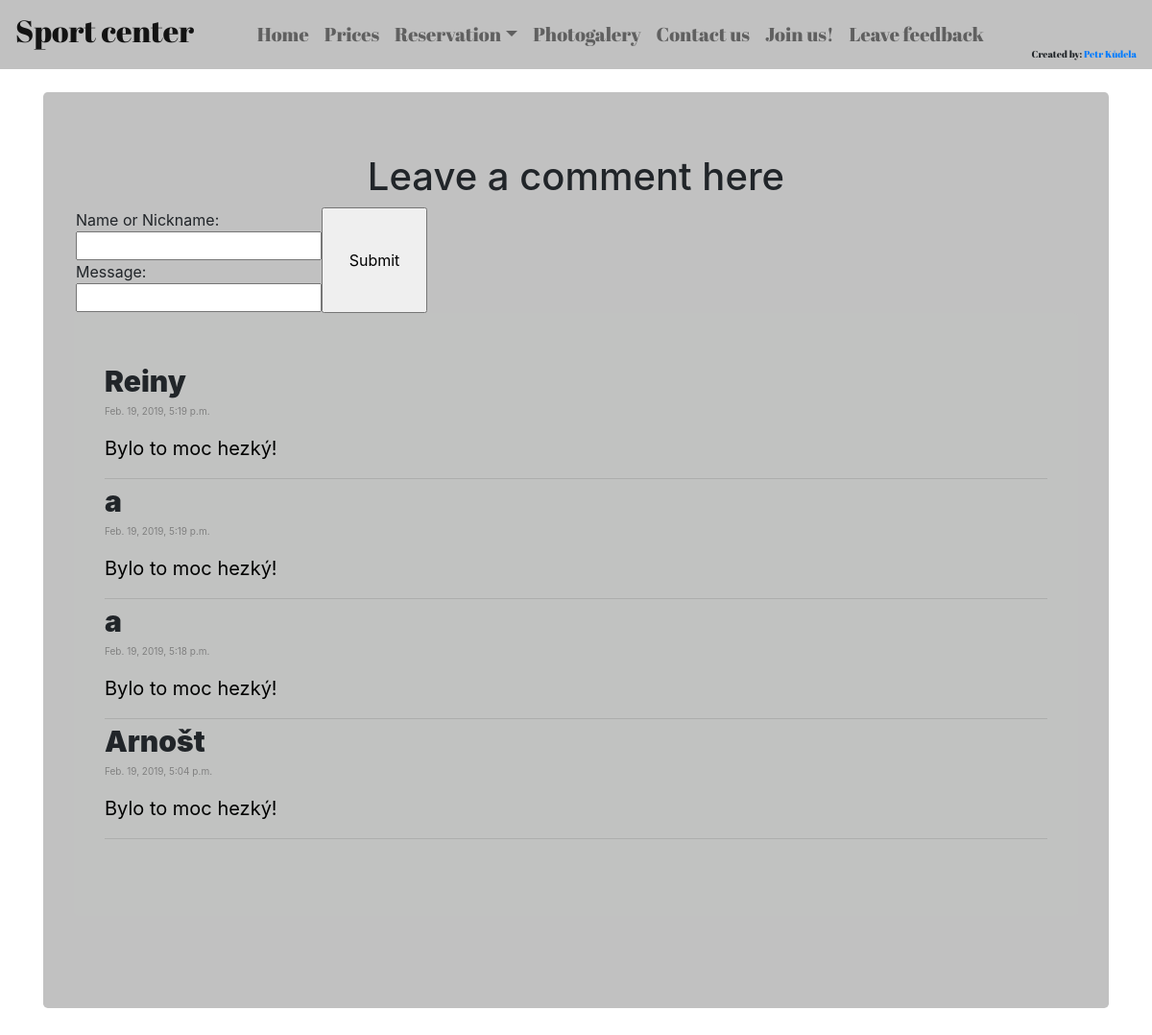
The page /feedback/ on the database its author committed.
### club/models.py (models this page shows, shortened)
class PostList(models.Model):
    name = models.CharField(max_length=30)
    post_created = models.DateTimeField(default = datetime.now, blank=None)# datetime.now() is startservertime , datetime.now() = current
    text = models.CharField(max_length=300)

### club/views.py (the view, shortened to what this page needs)
# urls.py: path('feedback/',FeedBackView.as_view(),name = 'feedback'),
class FeedBackView(ListView,FormView):
    template_name = 'feedback.html'
    model = PostList
    context_object_name = 'PostList'
    queryset = PostList.objects.order_by('-post_created')
    paginate_by = 20
    form_class = PostForm
    success_url = reverse_lazy('feedback')

### club/forms.py
class PostForm(ModelForm):
    class Meta:
        model = PostList
        fields = ['name','text']
        labels = {'name':'Name or Nickname:',
                'text': 'Message:'
        }

### club/templates/feedback.html (shortened to what this page needs)
<!DOCTYPE html>
{% extends 'base.html' %}
{% block content %}
<div class="jumbotron" style=background-color:#c1c1c1; >
<h1>Leave a comment here</h1>
<table>
<form  method="post">
    <th>
      <td style= "padding:0px 0px;border: solid 0px;text-align: left;">
      {{ form.name.label }}<br>
      {{ form.name }} <br>
      {{form.text.label}} <br>
      {{form.text}}
      </td>
      <td style="border:solid 0px;padding:0px 0px">
        <input type="submit" value="Submit" style="height:110px;width:110px;">
      </td>
</table>
<div class="jumbotron" style=background-color:#c1c2c1;>
  {% for post in PostList %}
    <p class ='post_name'>{{post.name}}</p>
    <p class = 'post_created'>{{post.post_created}}</p>
    <p class ='post_text'>{{post.text}}</p>
    <hr>
    {% empty %}
    <h3>There are no feedbacks yet</h3>
  {% endfor %}
</div>
{% endblock %}

### club/static/css/club.css (style rules this page uses)
body { background-image: url("/static/images/uvod.jpg"); background-size: cover; background-repeat: no-repeat; background-position: top; -webkit-background-size: cover; -moz-background-size: cover; -o-background-size: cover; }
h1 { text-align: center; }
.post_name { font-size: 30px; font-weight: 900; line-height: 50%; }
.post_created { font-size: 10px; color: grey; }
.post_text { font-size: 20px; color: black; word-wrap: break-word; }
td { text-align: center; border: 2px solid black; height: 30px; min-width: 50px; }

### rows shown on the page
PostList: name "Reiny", post_created "Feb. 19, 2019, 5:19 p.m.", text "Bylo to moc hezký!"
PostList: name "a", post_created "Feb. 19, 2019, 5:19 p.m.", text "Bylo to moc hezký!"
PostList: name "a", post_created "Feb. 19, 2019, 5:18 p.m.", text "Bylo to moc hezký!"
PostList: name "Arnošt", post_created "Feb. 19, 2019, 5:04 p.m.", text "Bylo to moc hezký!"
